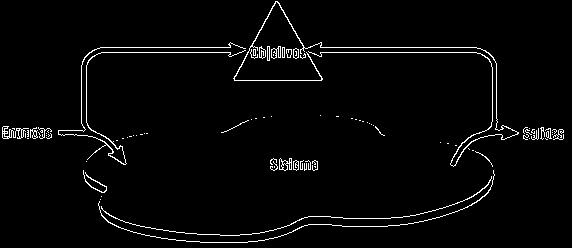
#> input picture pollito 14-03-2024-01-13-38.jpg, 572 x 248 px
$ python -i PDI.py   (imports and definitions only)
#> lines starting #> are read from the running program, lines starting #| are printed output that depends on the picture; after the words box and inside, x2 and y2 are one past the last pixel; in counts of white or black regions, pixels touching at a corner belong together
#> further down, picture is the input picture: shape (248, 572, 3); min 0, max 255, mean 7
from PyQt5 import QtWidgets, uic, QtGui, QtCore
from PyQt5.QtCore import *
from PyQt5.QtWidgets import QFileDialog
from PyQt5.QtGui import QImage
import cv2
import time
import numpy as np
# Iniciar la aplicación
# [1 line not run here, left out]

# Cargar archivos .ui
# [1 line that did not run here, left out]

filename = None
final_image = None

# [93 lines left out: functions cargarImagen, cargarImagen_gray, cargarImagen_blur, cargarImagen_canny, cargarImagen_mascara, cargarImagen_degradado and 8 more, not called in this run]

def setPhoto_mascara(image):
    global final_image

    # Convertir la imagen a escala de grises si es necesario
    if len(image.shape) > 2:
        image_gray = cv2.cvtColor(image, cv2.COLOR_BGR2GRAY)
    else:
        image_gray = image

    # Crear una matriz de ceros del mismo tamaño que la imagen en escala de grises
    mask = np.zeros_like(image_gray)

    # Definir el centro y el radio del círculo
    cy, cx = mask.shape[0] // 2, mask.shape[1] // 2
#> cy = 124; cx = 286
    radius = 150

    # Modificar la matriz para contener unos dentro del círculo
    for i in range(mask.shape[0]):
        for j in range(mask.shape[1]):
            if (i - cy) ** 2 + (j - cx) ** 2 < radius ** 2:
                mask[i, j] = 1
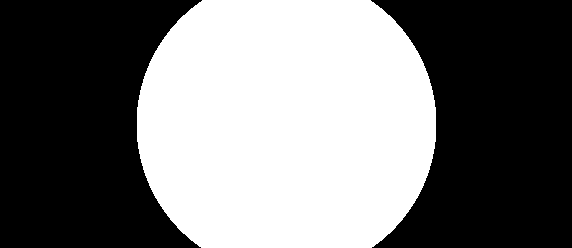
#> mask: shape (248, 572); values 0 (black) and 1 (white), 45.6% white; 1 white region, box (x1, y1, x2, y2) and area: (137, 0, 436, 248) 64710

    # Aplicar la máscara a la imagen en escala de grises
    result = image_gray * mask
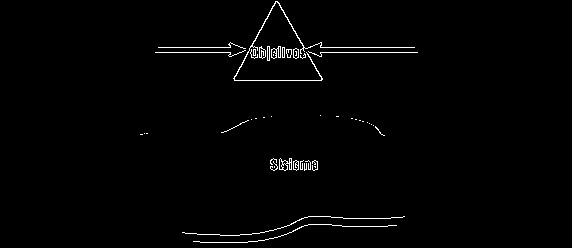
#> result: shape (248, 572); min 0, max 255, mean 3.2

    # Convertir la imagen resultante de nuevo a RGB
    result_rgb = cv2.cvtColor(result.astype(np.uint8), cv2.COLOR_GRAY2RGB)

    # Mostrar el resultado en el widget correspondiente en la interfaz gráfica
    frame = cv2.cvtColor(result_rgb, cv2.COLOR_BGR2RGB)
    height, width, channel = frame.shape
#> height = 248; width = 572; channel = 3
    bytes_per_line = 3 * width
#> bytes_per_line = 1716
#> (the run stopped early here; a loop or call above may not have finished)
